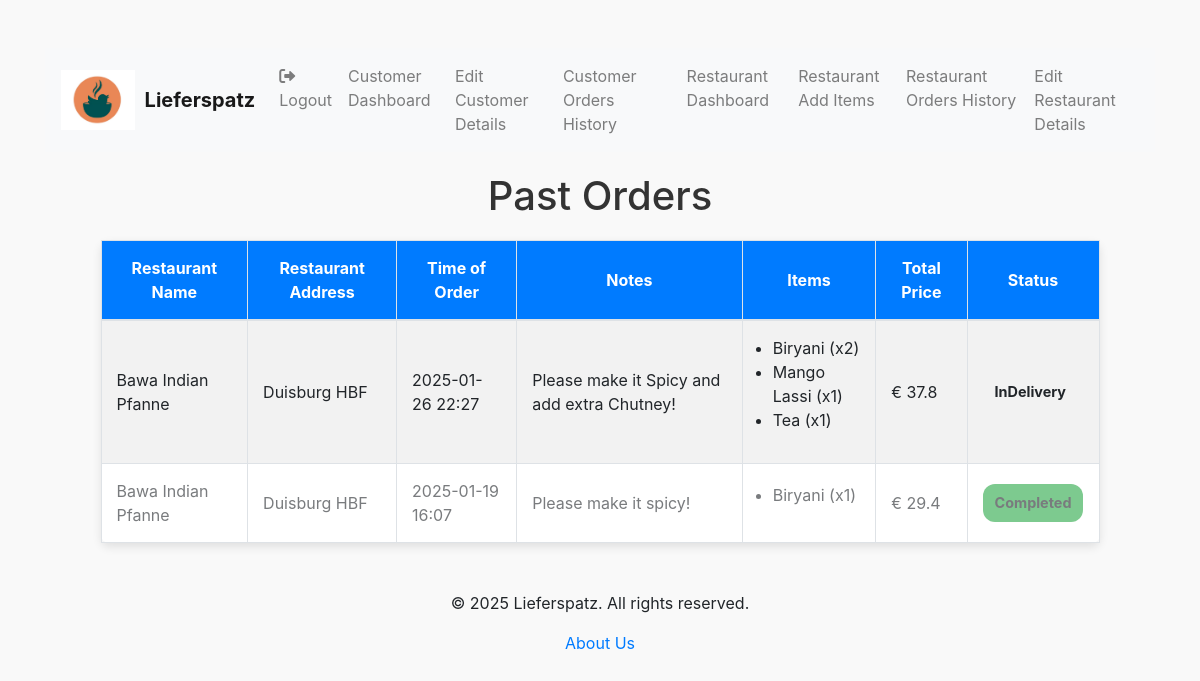
/customer/past_orders (signed in), run on the app's committed database.
### tables this page shows
CREATE TABLE Orders(
                        OrderID INTEGER PRIMARY KEY AUTOINCREMENT,
                        RestaurantID INTEGER,
                        CustomerID INTEGER,
                        TotalPrice REAL,
                        Notes TEXT,
                        Status TEXT,
                        CreatedAt DATETIME,
                        RestaurantMoney REAL,
                        LieferMoney REAL,
                        FOREIGN KEY (RestaurantID) REFERENCES restaurants(RestaurantID),
                        FOREIGN KEY (CustomerID) REFERENCES customers(CustomerID)       
                );

CREATE TABLE restaurants (
            RestaurantID INTEGER PRIMARY KEY AUTOINCREMENT,
            Name TEXT,
            Email TEXT UNIQUE,  -- Unique email for restaurant login
            Address TEXT,
            ZipCode TEXT,
            Description TEXT,
            ImageURL TEXT, -- Store the file path instead of URL
            Password TEXT,
            Balance REAL DEFAULT 0.0,
            OpenTime TIME,
            CloseTime TIME,
            CreatedAt DATETIME
        );

CREATE TABLE OrderItems(
                        OrderItemsID INTEGER PRIMARY KEY AUTOINCREMENT,
                        OrderID INTEGER,
                        ItemID INTEGER,
                        Quantity INTEGER,
                        Price REAL,
                        FOREIGN KEY (OrderID) REFERENCES Orders(OrderID),
                        FOREIGN KEY (ItemID) REFERENCES Items(ItemID)
                );

CREATE TABLE Items(
                        ItemID INTEGER PRIMARY KEY AUTOINCREMENT,
                        RestaurantID INTEGER,
                        Name TEXT,
                        Price REAL,
                        Description TEXT,
                        ImageURL TEXT,
                        Category TEXT, -- e.g. 'main dish', 'drink', etc.
                        CreatedAt DATETIME,
                        FOREIGN KEY (RestaurantID) REFERENCES restaurants(RestaurantID)
                );

### routes/customer.py (the view)
@customer_bp.route('/customer/past_orders')
def past_orders():
    if 'customer' not in session:
        return redirect(url_for('auth.login'))
    conn = get_db_connection()
    cursor = conn.cursor()
    cursor.execute('''
        SELECT o.OrderID, r.Name, r.Address, o.CreatedAt, o.Notes, o.TotalPrice, o.Status
        FROM Orders o
        JOIN customers c ON c.CustomerID = o.CustomerID
        JOIN restaurants r ON r.RestaurantID = o.RestaurantID
        WHERE o.CustomerID = ? AND o.Status IN (?, ?)
        ORDER BY o.OrderID DESC
    ''', (session['customer']['CustomerID'], 'InProcess', 'InDelivery',))
    currentorders = cursor.fetchall()
    cursor.execute('''
        SELECT o.OrderID, r.Name, r.Address, o.CreatedAt, o.Notes, o.TotalPrice, o.Status
        FROM Orders o
        JOIN customers c ON c.CustomerID = o.CustomerID
        JOIN restaurants r ON r.RestaurantID = o.RestaurantID
        WHERE o.CustomerID = ? AND o.Status IN (?, ?)
        ORDER BY o.OrderID DESC
    ''', (session['customer']['CustomerID'], 'Completed', 'Rejected',))
    previousorders = cursor.fetchall()
    currentorders = [dict(order) for order in currentorders]
    for order in currentorders:
        order['CreatedAt'] = datetime.strptime(order['CreatedAt'], '%Y-%m-%d %H:%M:%S.%f')
    previousorders = [dict(order) for order in previousorders]
    for order in previousorders:
        order['CreatedAt'] = datetime.strptime(order['CreatedAt'], '%Y-%m-%d %H:%M:%S.%f')
    for order in currentorders:
        cursor.execute('''
            SELECT i.Name, oi.Quantity
            FROM OrderItems oi
            JOIN items i ON oi.ItemID = i.ItemID
            WHERE oi.OrderID = ?
        ''', (order['OrderID'],))
        order['Items'] = cursor.fetchall()
    for order2 in previousorders:
        cursor.execute('''
            SELECT i.Name, oi.Quantity
            FROM OrderItems oi
            JOIN items i ON oi.ItemID = i.ItemID
            WHERE oi.OrderID = ?
        ''', (order2['OrderID'],))
        order2['Items'] = cursor.fetchall()
    conn.close()
    return render_template('past_orders.html', currentorders=currentorders, previousorders=previousorders)

### app.py (called while the page is built)
@app.after_request
def add_cache_control(response):
    response.headers['Cache-Control'] = 'no-store, no-cache, must-revalidate, proxy-revalidate'
    response.headers['Pragma'] = 'no-cache'
    response.headers['Expires'] = '0'
    return response

### db.py (called while the page is built)
def get_db_connection():
    conn = sqlite3.connect(Config.DATABASE)
    conn.row_factory = sqlite3.Row
    return conn

### templates/past_orders.html (shortened to what this page needs)
{% extends 'base.html' %}
{% block head %}
    <link href="https://stackpath.bootstrapcdn.com/bootstrap/4.5.2/css/bootstrap.min.css" rel="stylesheet">
{% endblock %}
{% block content %}
    <h1>Past Orders</h1>
    <table class="table table-bordered table-striped animate__animated animate__fadeIn">
        <thead>
            <tr>
                <th>Restaurant Name</th>
                <th>Restaurant Address</th>
                <th>Time of Order</th>
                <th>Notes</th>
                <th>Items</th>
                <th>Total Price</th>
                <th>Status</th>
            </tr>
        </thead>
        <tbody>
            {% for order in currentorders %}
            <tr class="{% if order['Status'] == 'Rejected' or order['Status'] == 'Completed' %}rejected-row{% endif %}">
                <td>{{ order['Name'] }}</td>
                <td>{{ order['Address'] }}</td>
                <td>{{ order['CreatedAt'].strftime('%Y-%m-%d %H:%M') }}</td>
                <td>{{ order['Notes'] }}</td>
                <td>
                    <ul>
                        {% for item in order['Items'] %}
                        <li>{{ item['Name'] }} (x{{ item['Quantity'] }})</li>
                        {% endfor %}
                    </ul>
                </td>
                <td>€ {{ order['TotalPrice'] }}</td>
                <td><span class="status-badge {{ order['Status'] }}">{{ order['Status'] }}</span></td>
            </tr>
            {% endfor %}
            {% for order in previousorders %}
            <tr class="{% if order['Status'] == 'Rejected' or order['Status'] == 'Completed' %}rejected-row{% endif %}">
                <td>{{ order['Name'] }}</td>
                <td>{{ order['Address'] }}</td>
                <td>{{ order['CreatedAt'].strftime('%Y-%m-%d %H:%M') }}</td>
                <td>{{ order['Notes'] }}</td>
                <td>
                    <ul>
                        {% for item in order['Items'] %}
                        <li>{{ item['Name'] }} (x{{ item['Quantity'] }})</li>
                        {% endfor %}
                    </ul>
                </td>
                <td>€ {{ order['TotalPrice'] }}</td>
                <td><span class="status-badge {{ order['Status'] }}">{{ order['Status'] }}</span></td>
            </tr>
            {% endfor %}
        </tbody>
    </table>
{% endblock %}

### templates/past_orders.html (style rules this page uses)
body { background-color: #f9f9f9; }
h1 { text-align: center; margin: 20px 0; font-size: 2.5rem; color: #333; }
.table { margin: 20px auto; max-width: 90%; background-color: #fff; border-radius: 8px; box-shadow: 0 4px 10px rgba(0, 0, 0, 0.1); }
.table th { background-color: #007bff; color: #fff; text-align: center; }
.table th, .table td { vertical-align: middle !important; padding: 15px; font-size: 1rem; }
.table td ul { padding-left: 15px; }
.table-striped tbody tr:nth-of-type(odd) { background-color: #f8f9fa; }
.status-badge { display: inline-block; padding: 8px 12px; border-radius: 12px; font-size: 0.9rem; font-weight: bold; text-align: center; }
.status-badge.Completed { background-color: #28a745; }
.rejected-row { opacity: 0.6; }

### data on the page
Orders: Name "Bawa Indian Pfanne", Address "Duisburg HBF", CreatedAt "2025-01-26 22:27", Notes "Please make it Spicy and add extra Chutney!", TotalPrice "37.8", Status "InDelivery"
OrderItems: Name "Biryani", Quantity "2"
OrderItems: Name "Mango Lassi", Quantity "1"
OrderItems: Name "Tea", Quantity "1"
Orders: Name "Bawa Indian Pfanne", Address "Duisburg HBF", CreatedAt "2025-01-19 16:07", Notes "Please make it spicy!", TotalPrice "29.4", Status "Completed"
OrderItems: Name "Biryani", Quantity "1"
